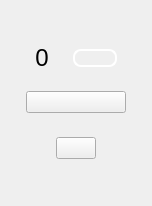
<?xml version="1.0" encoding="UTF-8"?>
<ui version="4.0">
 <class>dioChannel</class>
 <widget class="QWidget" name="dioChannel">
  <property name="geometry">
   <rect>
    <x>0</x>
    <y>0</y>
    <width>152</width>
    <height>206</height>
   </rect>
  </property>
  <property name="windowTitle">
   <string>Form</string>
  </property>
  <property name="styleSheet">
   <string notr="true">QWidget#dioChannel[locked=true]
{
border:1px solid red;
}</string>
  </property>
  <layout class="QVBoxLayout" name="verticalLayout">
   <property name="spacing">
    <number>0</number>
   </property>
   <property name="leftMargin">
    <number>0</number>
   </property>
   <property name="topMargin">
    <number>40</number>
   </property>
   <property name="rightMargin">
    <number>0</number>
   </property>
   <property name="bottomMargin">
    <number>40</number>
   </property>
   <item>
    <layout class="QHBoxLayout" name="horizontalLayout_4">
     <property name="spacing">
      <number>0</number>
     </property>
     <property name="topMargin">
      <number>0</number>
     </property>
     <item>
      <spacer name="horizontalSpacer_7">
       <property name="orientation">
        <enum>Qt::Horizontal</enum>
       </property>
       <property name="sizeType">
        <enum>QSizePolicy::Expanding</enum>
       </property>
       <property name="sizeHint" stdset="0">
        <size>
         <width>25</width>
         <height>20</height>
        </size>
       </property>
      </spacer>
     </item>
     <item>
      <widget class="QLabel" name="label">
       <property name="sizePolicy">
        <sizepolicy hsizetype="Fixed" vsizetype="Fixed">
         <horstretch>0</horstretch>
         <verstretch>0</verstretch>
        </sizepolicy>
       </property>
       <property name="styleSheet">
        <string notr="true">QLabel
{
background:transparent;
height: 28px;
width: 14px;

font-size: 24px;	
line-height: 28px;
text-align: center;
}</string>
       </property>
       <property name="text">
        <string>0</string>
       </property>
       <property name="alignment">
        <set>Qt::AlignCenter</set>
       </property>
      </widget>
     </item>
     <item>
      <spacer name="horizontalSpacer_8">
       <property name="orientation">
        <enum>Qt::Horizontal</enum>
       </property>
       <property name="sizeType">
        <enum>QSizePolicy::Fixed</enum>
       </property>
       <property name="sizeHint" stdset="0">
        <size>
         <width>24</width>
         <height>20</height>
        </size>
       </property>
      </spacer>
     </item>
     <item>
      <widget class="QPushButton" name="input">
       <property name="sizePolicy">
        <sizepolicy hsizetype="Fixed" vsizetype="Fixed">
         <horstretch>0</horstretch>
         <verstretch>0</verstretch>
        </sizepolicy>
       </property>
       <property name="minimumSize">
        <size>
         <width>42</width>
         <height>0</height>
        </size>
       </property>
       <property name="styleSheet">
        <string notr="true">QPushButton
{
width: 40px;
height: 14px;
border: 2px solid ;
border-radius: 8px;
border-color: white; 
}

QPushButton[high=false]{
border-color: white;
background-color: rgba(255, 255, 255, 50); 
}

QPushButton[high=true] {
border-color: white;
background-color: white;
}

QPushButton[high=false][short=true] {
border-color: red;
}
QPushButton[high=true][short=true] {
border-color: red;
background-color: red;
}</string>
       </property>
       <property name="text">
        <string/>
       </property>
       <property name="checkable">
        <bool>false</bool>
       </property>
       <property name="checked">
        <bool>false</bool>
       </property>
      </widget>
     </item>
     <item>
      <spacer name="horizontalSpacer_9">
       <property name="orientation">
        <enum>Qt::Horizontal</enum>
       </property>
       <property name="sizeType">
        <enum>QSizePolicy::Expanding</enum>
       </property>
       <property name="sizeHint" stdset="0">
        <size>
         <width>25</width>
         <height>20</height>
        </size>
       </property>
      </spacer>
     </item>
    </layout>
   </item>
   <item>
    <spacer name="verticalSpacer">
     <property name="orientation">
      <enum>Qt::Vertical</enum>
     </property>
     <property name="sizeType">
      <enum>QSizePolicy::Fixed</enum>
     </property>
     <property name="sizeHint" stdset="0">
      <size>
       <width>15</width>
       <height>15</height>
      </size>
     </property>
    </spacer>
   </item>
   <item>
    <layout class="QHBoxLayout" name="horizontalLayout_3">
     <property name="spacing">
      <number>0</number>
     </property>
     <property name="topMargin">
      <number>0</number>
     </property>
     <item>
      <spacer name="horizontalSpacer_3">
       <property name="orientation">
        <enum>Qt::Horizontal</enum>
       </property>
       <property name="sizeType">
        <enum>QSizePolicy::Expanding</enum>
       </property>
       <property name="sizeHint" stdset="0">
        <size>
         <width>25</width>
         <height>20</height>
        </size>
       </property>
      </spacer>
     </item>
     <item>
      <widget class="scopy::CustomSwitch" name="inout">
       <property name="sizePolicy">
        <sizepolicy hsizetype="Fixed" vsizetype="Fixed">
         <horstretch>0</horstretch>
         <verstretch>0</verstretch>
        </sizepolicy>
       </property>
       <property name="minimumSize">
        <size>
         <width>100</width>
         <height>0</height>
        </size>
       </property>
       <property name="layoutDirection">
        <enum>Qt::LeftToRight</enum>
       </property>
       <property name="text">
        <string/>
       </property>
       <property name="checkable">
        <bool>true</bool>
       </property>
       <property name="checked">
        <bool>false</bool>
       </property>
       <property name="leftText" stdset="0">
	<string>out</string>
       </property>
       <property name="rightText" stdset="0">
	<string>in</string>
       </property>
      </widget>
     </item>
     <item>
      <spacer name="horizontalSpacer_4">
       <property name="orientation">
        <enum>Qt::Horizontal</enum>
       </property>
       <property name="sizeType">
        <enum>QSizePolicy::Expanding</enum>
       </property>
       <property name="sizeHint" stdset="0">
        <size>
         <width>25</width>
         <height>20</height>
        </size>
       </property>
      </spacer>
     </item>
    </layout>
   </item>
   <item>
    <spacer name="verticalSpacer_2">
     <property name="orientation">
      <enum>Qt::Vertical</enum>
     </property>
     <property name="sizeType">
      <enum>QSizePolicy::Fixed</enum>
     </property>
     <property name="sizeHint" stdset="0">
      <size>
       <width>20</width>
       <height>20</height>
      </size>
     </property>
    </spacer>
   </item>
   <item>
    <layout class="QHBoxLayout" name="horizontalLayout">
     <property name="spacing">
      <number>0</number>
     </property>
     <property name="topMargin">
      <number>0</number>
     </property>
     <item>
      <spacer name="horizontalSpacer">
       <property name="orientation">
        <enum>Qt::Horizontal</enum>
       </property>
       <property name="sizeHint" stdset="0">
        <size>
         <width>40</width>
         <height>20</height>
        </size>
       </property>
      </spacer>
     </item>
     <item>
      <widget class="scopy::CustomSwitch" name="output">
       <property name="enabled">
        <bool>true</bool>
       </property>
       <property name="sizePolicy">
        <sizepolicy hsizetype="Fixed" vsizetype="Fixed">
         <horstretch>0</horstretch>
         <verstretch>0</verstretch>
        </sizepolicy>
       </property>
       <property name="text">
        <string/>
       </property>
       <property name="checkable">
        <bool>true</bool>
       </property>
       <property name="checked">
        <bool>false</bool>
       </property>
       <property name="bothValid" stdset="0">
        <bool>true</bool>
       </property>
       <property name="leftText" stdset="0">
        <string>1</string>
       </property>
       <property name="rightText" stdset="0">
        <string>0</string>
       </property>
       <property name="duration" stdset="0">
        <number>0</number>
       </property>
      </widget>
     </item>
     <item>
      <spacer name="horizontalSpacer_2">
       <property name="orientation">
        <enum>Qt::Horizontal</enum>
       </property>
       <property name="sizeHint" stdset="0">
        <size>
         <width>40</width>
         <height>20</height>
        </size>
       </property>
      </spacer>
     </item>
    </layout>
   </item>
  </layout>
 </widget>
 <customwidgets>
  <customwidget>
   <class>scopy::CustomSwitch</class>
   <extends>QPushButton</extends>
   <header>gui/customSwitch.h</header>
  </customwidget>
  <customwidget>
   <class>scopy::SmallOnOffSwitch</class>
   <extends>QPushButton</extends>
   <header>gui/smallOnOffSwitch.h</header>
  </customwidget>
 </customwidgets>
 <resources/>
 <connections/>
</ui>
